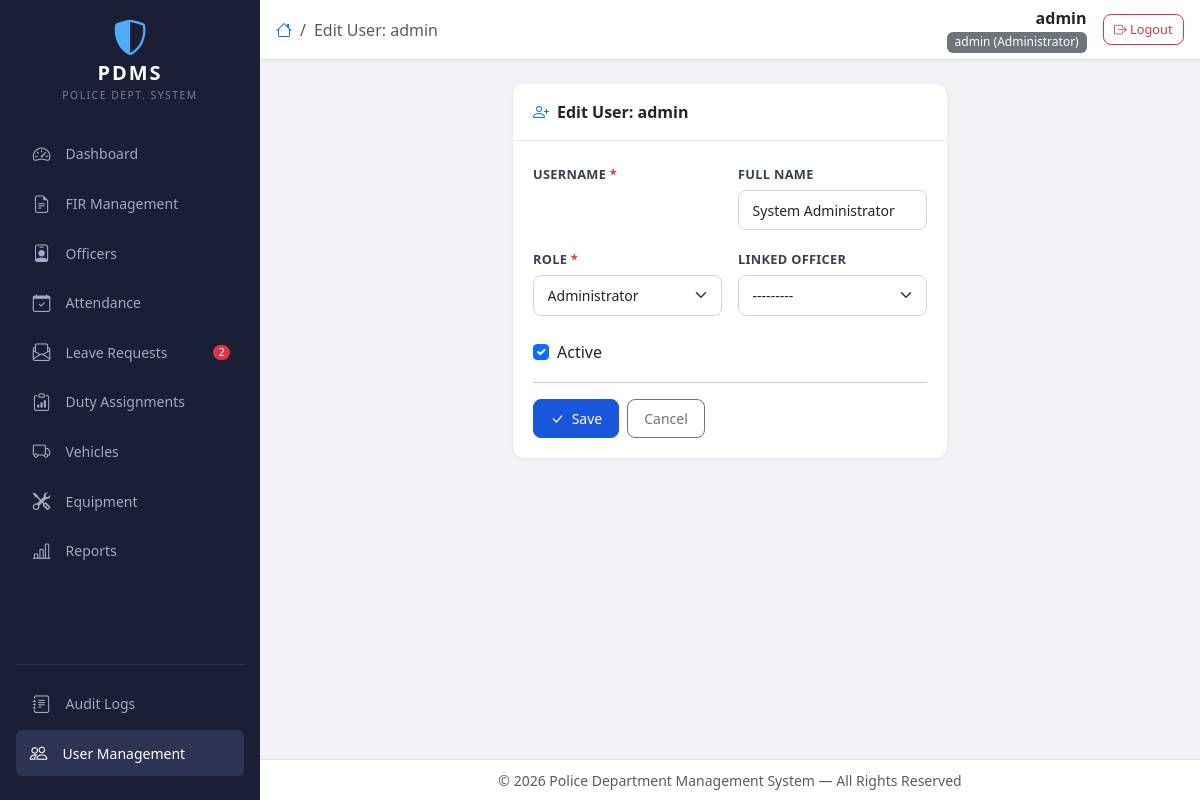
Screenshot of /users/1/edit/ (signed in) with the database file from the repository.
### core/models.py (models this page shows)
class CustomUser(AbstractBaseUser, PermissionsMixin):
    username = models.CharField(max_length=150, unique=True)
    full_name = models.CharField(max_length=255, blank=True)
    role = models.CharField(max_length=30, choices=ROLE_CHOICES, default='CLERK')
    is_active = models.BooleanField(default=True)
    is_staff = models.BooleanField(default=False)
    failed_attempts = models.IntegerField(default=0)
    locked_until = models.DateTimeField(null=True, blank=True)
    created_at = models.DateTimeField(auto_now_add=True)
    updated_at = models.DateTimeField(auto_now=True)
    officer = models.OneToOneField(
        'cases.Officer', on_delete=models.SET_NULL,
        null=True, blank=True, related_name='user_account'
    )
    objects = CustomUserManager()
    USERNAME_FIELD = 'username'
    REQUIRED_FIELDS = []
    def has_min_role(self, min_role):
        return ROLE_HIERARCHY.get(self.role, 0) >= ROLE_HIERARCHY.get(min_role, 0)
    def __str__(self):
        return f"{self.username} ({self.get_role_display()})"

### core/views.py (the view)
# urls.py: path('users/<int:pk>/edit/', views.user_edit, name='user_edit'),
@require_role('ADMIN')
def user_edit(request, pk):
    user = get_object_or_404(CustomUser, pk=pk)
    if request.method == 'POST':
        form = UserEditForm(request.POST, instance=user)
        if form.is_valid():
            form.save()
            log_audit(request, 'UPDATE_USER', 'CustomUser', user.id,
                      {'role': user.role, 'is_active': user.is_active})
            messages.success(request, f'User "{user.username}" updated.')
            return redirect('core:user_list')
    else:
        form = UserEditForm(instance=user)
    return render(request, 'core/user_form.html', {'form': form, 'title': f'Edit User: {user.username}'})

### core/forms.py
class UserEditForm(forms.ModelForm):
    class Meta:
        model = CustomUser
        fields = ['full_name', 'role', 'is_active', 'officer']
        widgets = {
            'full_name': forms.TextInput(attrs={'class': 'form-control'}),
            'role': forms.Select(attrs={'class': 'form-select'}),
            'is_active': forms.CheckboxInput(attrs={'class': 'form-check-input'}),
            'officer': forms.Select(attrs={'class': 'form-select'}),
        }

### cases/models.py (called while the page is built)
    def __str__(self):
        return f"{self.full_name} ({self.rank}) - {self.badge_number}"

### core/context_processors.py (called while the page is built)
def global_context(request):
    pending_leave_count = 0
    if request.user.is_authenticated:
        from core.models import ROLE_HIERARCHY
        user_level = ROLE_HIERARCHY.get(request.user.role, 0)
        if user_level >= ROLE_HIERARCHY.get('STATION_COMMANDER', 3):
            from staff.models import LeaveRequest
            pending_leave_count = LeaveRequest.objects.filter(status='PENDING').count()
    return {
        'pending_leave_count': pending_leave_count,
    }

### core/templatetags/role_tags.py (called while the page is built)
@register.filter
def role_badge(role):
    label = ROLE_LABELS.get(role, role)
    color = ROLE_COLORS.get(role, 'secondary')
    return f'<span class="badge bg-{color}">{label}</span>'

@register.filter
def has_role(user, min_role):
    if not user or not user.is_authenticated:
        return False
    return user.has_min_role(min_role)

### templates/core/user_form.html (shortened to what this page needs)
{% extends 'base.html' %}
{% block nav_users %}active text-white{% endblock %}
{% block page_title %}{{ title }}{% endblock %}
{% block content %}
<div class="row justify-content-center">
    <div class="col-lg-8 col-xl-6">
        <div class="card content-card">
            <div class="card-header d-flex align-items-center gap-2">
                <i class="bi bi-person-plus text-primary"></i> {{ title }}
            </div>
            <div class="card-body">
                <form method="post">
                    <div class="row g-3">
                        <div class="col-md-6">
                            <label class="form-label">Username <span class="text-danger">*</span></label>
                        </div>
                        <div class="col-md-6">
                            <label class="form-label">Full Name</label>
                            {{ form.full_name }}
                        </div>
                        <div class="col-md-6">
                            <label class="form-label">Role <span class="text-danger">*</span></label>
                            {{ form.role }}
                        </div>
                        <div class="col-md-6">
                            <label class="form-label">Linked Officer</label>
                            {{ form.officer }}
                        </div>
                        <div class="col-12">
                            <div class="form-check mt-2">
                                {{ form.is_active }}
                                <label class="form-check-label">Active</label>
                            </div>
                        </div>
                    </div>
                    <hr class="my-3">
                    <div class="d-flex gap-2">
                        <button type="submit" class="btn btn-primary">
                            <i class="bi bi-check-lg me-1"></i> Save
                        </button>
                        <a href="{% url 'core:user_list' %}" class="btn btn-outline-secondary">Cancel</a>
                    </div>
                </form>
            </div>
        </div>
    </div>
</div>
{% endblock %}

### templates/base.html (shortened to what this page needs)
{% load role_tags %}
<!DOCTYPE html>
<html lang="en" data-bs-theme="light">
<head>
    <link href="https://cdn.jsdelivr.net/npm/bootstrap@5.3.3/dist/css/bootstrap.min.css" rel="stylesheet">
    <link href="https://cdn.jsdelivr.net/npm/bootstrap-icons@1.11.3/font/bootstrap-icons.min.css" rel="stylesheet">
    <link href="/static/css/style.css" rel="stylesheet">
</head>
<body>
    <nav id="sidebar" class="bg-dark-navy d-flex flex-column flex-shrink-0 p-3">
        <div class="d-flex align-items-center mb-4">
            <div class="sidebar-brand text-center w-100">
                <div class="sidebar-logo">
                    <i class="bi bi-shield-shaded"></i>
                </div>
                <span class="sidebar-title">PDMS</span>
                <div class="sidebar-subtitle">Police Dept. System</div>
            </div>
        </div>
        <ul class="nav nav-pills flex-column gap-1 flex-grow-1">
            <li class="nav-item">
                <a href="{% url 'core:dashboard' %}" class="nav-link sidebar-link {% block nav_dashboard %}{% endblock %}">
                    <i class="bi bi-speedometer2"></i>
                    <span>Dashboard</span>
                </a>
            </li>
            <li class="nav-item">
                <a href="{% url 'cases:fir_list' %}" class="nav-link sidebar-link {% block nav_cases %}{% endblock %}">
                    <i class="bi bi-file-earmark-text"></i>
                    <span>FIR Management</span>
                </a>
            </li>
            <li class="nav-item">
                <a href="{% url 'staff:officer_list' %}" class="nav-link sidebar-link {% block nav_officers %}{% endblock %}">
                    <i class="bi bi-person-badge"></i>
                    <span>Officers</span>
                </a>
            </li>
            <li class="nav-item">
                <a href="{% url 'staff:attendance' %}" class="nav-link sidebar-link {% block nav_attendance %}{% endblock %}">
                    <i class="bi bi-calendar-check"></i>
                    <span>Attendance</span>
                </a>
            </li>
            <li class="nav-item">
                <a href="{% url 'staff:leave_list' %}" class="nav-link sidebar-link {% block nav_leaves %}{% endblock %}">
                    <i class="bi bi-envelope-paper"></i>
                    <span>Leave Requests</span>
                    {% if pending_leave_count > 0 %}
                        <span class="badge bg-danger ms-auto rounded-pill">{{ pending_leave_count }}</span>
                    {% endif %}
                </a>
            </li>
            <li class="nav-item">
                <a href="{% url 'staff:duty_list' %}" class="nav-link sidebar-link {% block nav_duty %}{% endblock %}">
                    <i class="bi bi-clipboard-data"></i>
                    <span>Duty Assignments</span>
                </a>
            </li>
            <li class="nav-item">
                <a href="{% url 'fleet:vehicle_list' %}" class="nav-link sidebar-link {% block nav_vehicles %}{% endblock %}">
                    <i class="bi bi-truck"></i>
                    <span>Vehicles</span>
                </a>
            </li>
            <li class="nav-item">
                <a href="{% url 'fleet:equipment_list' %}" class="nav-link sidebar-link {% block nav_equipment %}{% endblock %}">
                    <i class="bi bi-tools"></i>
                    <span>Equipment</span>
                </a>
            </li>
            <li class="nav-item">
                <a href="{% url 'reports:dashboard_report' %}" class="nav-link sidebar-link {% block nav_reports %}{% endblock %}">
                    <i class="bi bi-bar-chart-line"></i>
                    <span>Reports</span>
                </a>
            </li>
        </ul>
        <hr class="border-secondary opacity-25">
        {% if user|has_role:"STATION_COMMANDER" %}
        <ul class="nav nav-pills flex-column gap-1 mb-2">
            <li class="nav-item">
                <a href="{% url 'core:audit_logs' %}" class="nav-link sidebar-link {% block nav_audit %}{% endblock %}">
                    <i class="bi bi-journal-text"></i>
                    <span>Audit Logs</span>
                </a>
            </li>
            {% if user|has_role:"ADMIN" %}
            <li class="nav-item">
                <a href="{% url 'core:user_list' %}" class="nav-link sidebar-link {% block nav_users %}{% endblock %}">
                    <i class="bi bi-people"></i>
                    <span>User Management</span>
                </a>
            </li>
            {% endif %}
        </ul>
        {% endif %}
    </nav>
    <div id="main-wrapper">
        <header class="top-navbar">
            <div class="d-flex align-items-center justify-content-between w-100 px-3">
                <div class="d-flex align-items-center gap-3">
                    <nav aria-label="breadcrumb">
                        <ol class="breadcrumb mb-0">
                            {% block breadcrumb %}
                            <li class="breadcrumb-item"><a href="{% url 'core:dashboard' %}"><i class="bi bi-house"></i></a></li>
                            <li class="breadcrumb-item active">{% block page_title %}Home{% endblock %}</li>
                            {% endblock %}
                        </ol>
                    </nav>
                </div>
                <div class="d-flex align-items-center gap-3">
                    <div class="text-end d-none d-sm-block">
                        <div class="fw-semibold text-truncate" style="max-width: 180px;">{{ user.get_full_name|default:user.username }}</div>
                        <div class="text-muted small">{{ user|role_badge|safe }}</div>
                    </div>
                    <a href="{% url 'core:logout' %}" class="btn btn-outline-danger btn-sm" title="Logout">
                        <i class="bi bi-box-arrow-right"></i>
                        <span class="d-none d-md-inline">Logout</span>
                    </a>
                </div>
            </div>
        </header>
        <main class="main-content p-3 p-md-4">
            {% block content %}{% endblock %}
        </main>
        <footer class="main-footer text-center text-muted py-2 px-3">
            <small>&copy; {% now "Y" %} Police Department Management System &mdash; All Rights Reserved</small>
        </footer>
    </div>
</body>
</html>

### static/css/style.css (style rules this page uses)
:root { --sidebar-width: 260px; --sidebar-bg: #1a1f36; --sidebar-hover: #252b45; --sidebar-active: #2d3454; --sidebar-text: #a2a8c8; --sidebar-text-active: #ffffff; --navbar-height: 60px; --body-bg: #f0f2f5; }
* { margin: 0; padding: 0; box-sizing: border-box; }
html, body { height: 100%; font-family: 'Segoe UI', system-ui, -apple-system, sans-serif; background: var(--body-bg); overflow: hidden; }
#sidebar { position: fixed; top: 0; left: 0; bottom: 0; width: var(--sidebar-width); background: var(--sidebar-bg); color: var(--sidebar-text); overflow-y: auto; z-index: 1050; transition: transform 0.3s ease; }
.bg-dark-navy { background-color: var(--sidebar-bg) !important; }
.sidebar-brand { padding: 4px 0; }
.sidebar-logo { font-size: 2.2rem; color: #4dabf7; line-height: 1; }
.sidebar-title { display: block; font-size: 1.25rem; font-weight: 700; color: #ffffff; letter-spacing: 2px; margin-top: 2px; }
.sidebar-subtitle { font-size: 0.65rem; color: var(--sidebar-text); text-transform: uppercase; letter-spacing: 1.5px; opacity: 0.7; }
.sidebar-link { display: flex; align-items: center; gap: 0.75rem; padding: 0.6rem 0.85rem; color: var(--sidebar-text) !important; border-radius: 0.5rem; font-size: 0.875rem; font-weight: 500; transition: all 0.2s ease; text-decoration: none; background: transparent !important; border: none !important; }
.sidebar-link i { font-size: 1.1rem; width: 1.5rem; text-align: center; }
.sidebar-link.active, .sidebar-link.text-white { background: var(--sidebar-active) !important; color: var(--sidebar-text-active) !important; border-left: 3px solid #4dabf7; padding-left: calc(0.85rem - 3px); }
.sidebar-link .badge { font-size: 0.65rem; padding: 0.25em 0.55em; }
#main-wrapper { margin-left: var(--sidebar-width); min-height: 100vh; display: flex; flex-direction: column; }
.top-navbar { height: var(--navbar-height); background: #ffffff; border-bottom: 1px solid #e0e0e0; display: flex; align-items: center; position: sticky; top: 0; z-index: 1040; box-shadow: 0 1px 3px rgba(0,0,0,0.04); }
.main-content { flex: 1; overflow-y: auto; }
.main-footer { border-top: 1px solid #e0e0e0; background: #ffffff; flex-shrink: 0; }
.content-card { border: none; border-radius: 0.75rem; box-shadow: 0 1px 4px rgba(0,0,0,0.06); }
.content-card .card-header { background: #ffffff; border-bottom: 1px solid #ebedf2; padding: 1rem 1.25rem; border-radius: 0.75rem 0.75rem 0 0 !important; font-weight: 600; }
.content-card .card-body { padding: 1.25rem; }
.badge { font-weight: 500; font-size: 0.75rem; padding: 0.35em 0.65em; border-radius: 0.375rem; }
.btn { font-size: 0.875rem; font-weight: 500; border-radius: 0.5rem; padding: 0.5rem 1rem; transition: all 0.2s ease; }
.btn-sm { padding: 0.3rem 0.65rem; font-size: 0.8rem; }
.btn-primary { background-color: #1a56db; border-color: #1a56db; }
.form-control, .form-select { border-radius: 0.5rem; border: 1px solid #d1d5db; padding: 0.55rem 0.85rem; font-size: 0.875rem; transition: border-color 0.2s ease, box-shadow 0.2s ease; }
.form-label { font-weight: 600; font-size: 0.8rem; color: #374151; margin-bottom: 0.35rem; text-transform: uppercase; letter-spacing: 0.3px; }
.fw-semibold { font-weight: 600; }

### rows the page displays
CustomUser: get_full_name "admin", id+username+role "admin (Administrator)", full_name "System Administrator", role "Administrator", officer "---------", is_active "☑"

### other values shown
{{ pending_leave_count }} "2"
{{ title }} "Edit User: admin"
